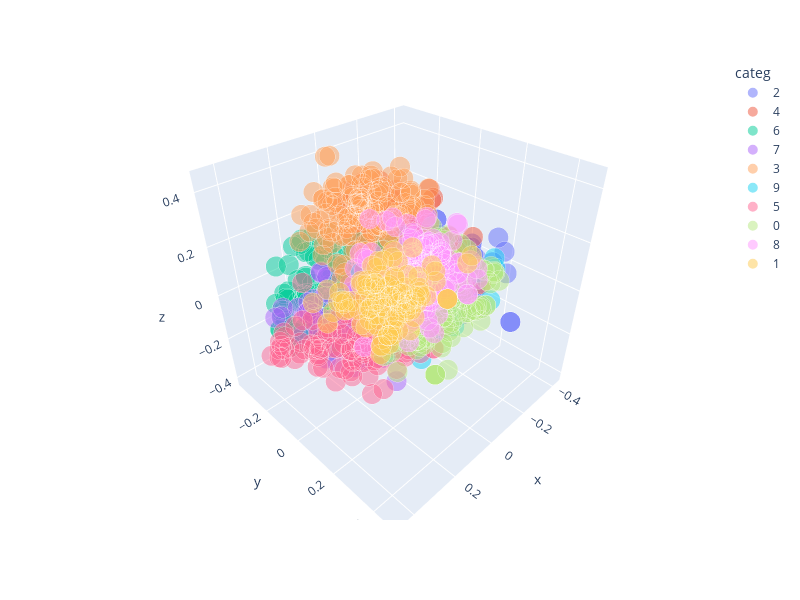

Here is the notebook cell this chart was saved with:
### Code cell
plot_3d(df=dolly_cqa_df, categories='uw_kmeans', embeddings='embeddings_mini_lm', reduction='PCA' )
